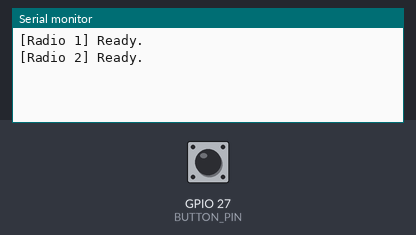
Bench run of a sketch on a simulated ESP32. Shown: the last lines printed to the serial monitor. The inputs (shaded band) are chosen by the test bench; at power-on: GPIO 27 (BUTTON_PIN) HIGH. No radio packets arrive unless stated.

Above: at 1.7 s.
1.8 s: GPIO 27 (BUTTON_PIN) pulled LOW for 0.15 s
At 3.8 s:
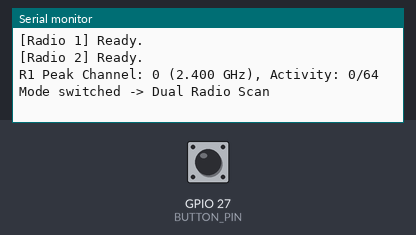
4.1 s: GPIO 27 (BUTTON_PIN) pulled LOW for 1 s
At 7.3 s:
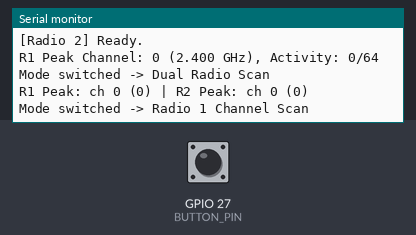

Measured:
- after the input at 1.8 s, the serial monitor: prints a new line after 0.87 s (image 1)
- after the input at 4.1 s, the serial monitor: prints a new line after 2.6 s (image 2)

The sketch:

esp_32_marauder.ino
```cpp
#include <SPI.h>
#include <RF24.h>

// Shared VSPI pins on ESP32 DevKit: SCK=18, MISO=19, MOSI=23
#define RADIO1_CE   4
#define RADIO1_CSN  5

#define RADIO2_CE   16
#define RADIO2_CSN  17

#define BUTTON_PIN  27

RF24 radio1(RADIO1_CE, RADIO1_CSN);
RF24 radio2(RADIO2_CE, RADIO2_CSN);

const uint8_t CHANNELS = 126; // 2.400 GHz to 2.525 GHz
uint8_t energyCounts[CHANNELS];

volatile bool modeToggleRequested = false;
bool dualSweepMode = false;
unsigned long lastDebounceMs = 0;

void IRAM_ATTR onButtonPress() {
  unsigned long now = millis();
  if (now - lastDebounceMs > 200) {
    modeToggleRequested = true;
    lastDebounceMs = now;
  }
}

void configureRadio(RF24 &r, const char *name) {
  if (!r.begin()) {
    Serial.printf("[%s] Failed to initialize. Check 3.3V power, capacitor, and SPI/CE/CSN wiring.\n", name);
    return;
  }
  r.setAutoAck(false);
  r.setPALevel(RF24_PA_LOW); // Use RF24_PA_MAX only with a rock-solid 3.3V supply
  r.setDataRate(RF24_1MBPS);
  r.startListening();
  r.stopListening();
  Serial.printf("[%s] Ready.\n", name);
}

void scanEnergy(RF24 &r, uint8_t samplesPerChannel = 64) {
  memset(energyCounts, 0, sizeof(energyCounts));
  for (uint8_t i = 0; i < samplesPerChannel; i++) {
    for (uint8_t ch = 0; ch < CHANNELS; ch++) {
      r.setChannel(ch);
      r.startListening();
      delayMicroseconds(130);
      r.stopListening();
      if (r.testRPD() || r.testCarrier()) {
        energyCounts[ch]++;
      }
    }
  }
}

void setup() {
  Serial.begin(115200);
  delay(500);

  pinMode(BUTTON_PIN, INPUT_PULLUP);
  attachInterrupt(digitalPinToInterrupt(BUTTON_PIN), onButtonPress, FALLING);

  SPI.begin(18, 19, 23, -1);

  configureRadio(radio1, "Radio 1");
  configureRadio(radio2, "Radio 2");
}

void loop() {
  if (modeToggleRequested) {
    modeToggleRequested = false;
    dualSweepMode = !dualSweepMode;
    Serial.printf("Mode switched -> %s\n", dualSweepMode ? "Dual Radio Scan" : "Radio 1 Channel Scan");
  }

  scanEnergy(radio1, 64);

  uint8_t peakCh = 0;
  uint8_t peakVal = 0;
  for (uint8_t ch = 0; ch < CHANNELS; ch++) {
    if (energyCounts[ch] > peakVal) {
      peakVal = energyCounts[ch];
      peakCh = ch;
    }
  }

  if (dualSweepMode) {
    scanEnergy(radio2, 64);
    uint8_t peakCh2 = 0;
    uint8_t peakVal2 = 0;
    for (uint8_t ch = 0; ch < CHANNELS; ch++) {
      if (energyCounts[ch] > peakVal2) {
        peakVal2 = energyCounts[ch];
        peakCh2 = ch;
      }
    }
    Serial.printf("R1 Peak: ch %u (%u) | R2 Peak: ch %u (%u)\n", peakCh, peakVal, peakCh2, peakVal2);
  } else {
    Serial.printf("R1 Peak Channel: %u (2.%03u GHz), Activity: %u/64\n",
                  peakCh, 400 + peakCh, peakVal);
  }

  delay(300);
}
```
